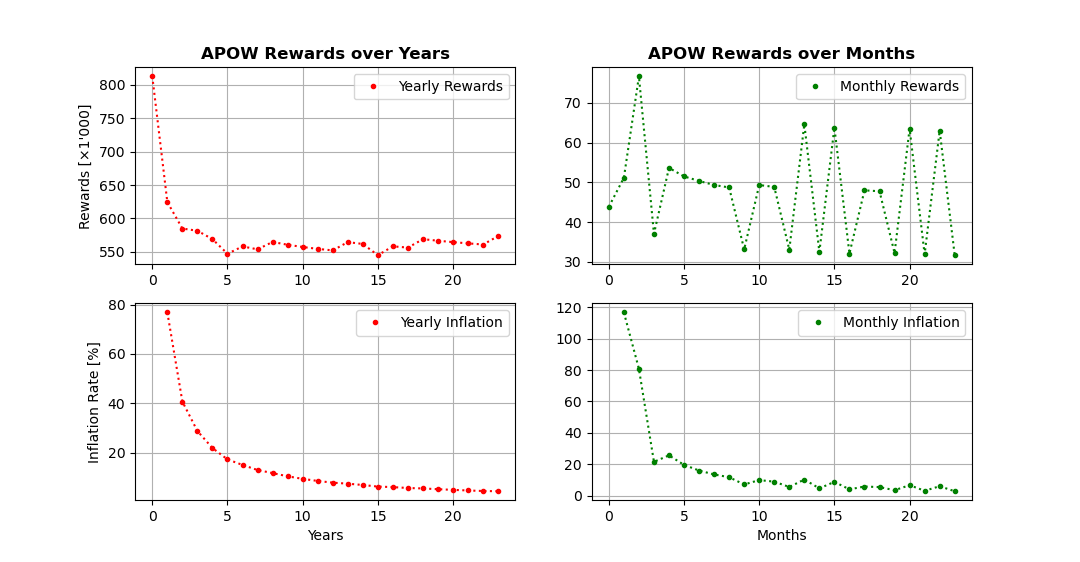

The script that drew this image:
#!/usr/bin/env python
###############################################################################

import argparse
import numpy as np
import matplotlib.pyplot as pp

###############################################################################
###############################################################################

def inflation(rewards, prefix):

    mean, std, sum = rewards.mean(), rewards.std(), rewards.sum()
    print(prefix, 'mean={:05.1f} std={:.1f} sum={:07.1f}'
          .format(mean, std, sum))

    total = rewards.cumsum()
    roll1 = np.roll(total, shift=1)
    roll1[0] = roll1[1] / 10.999
    rates = (total / roll1) - 1

    for r, rt, rr in zip(rewards, total, rates * 100):
        print(f'{r:05.1f}', f'{rt:07.1f}', f'{rr:05.1f}%')

    rates[0] = np.inf
    return rates * 100

def graph(args):
    data = np.genfromtxt(open(args.path).readlines())
    ms = data[:,0]
    ys = data[:,1]

    ms_rates = inflation(ms, prefix='[M]')
    ys_rates = inflation(ys, prefix='[Y]')

    # Plot yearly and monthy rewards:
    ax1 = pp.subplot(221)
    pp.title('APOW Rewards over Years', fontweight='bold')
    pp.plot(ys, 'r.')
    pp.plot(ys, 'r:')
    pp.ylabel('Rewards [×1\'000]')
    pp.legend(['Yearly Rewards'])
    pp.grid()
    ax2 = pp.subplot(222)
    pp.title('APOW Rewards over Months', fontweight='bold')
    pp.plot(ms, 'g.')
    pp.plot(ms, 'g:')
    pp.legend(['Monthly Rewards'])
    pp.grid()

    # Plot yearly and monthy inflation:
    pp.subplot(223, sharex=ax1)
    pp.plot(ys_rates, 'r.')
    pp.plot(ys_rates, 'r:')
    pp.xlabel('Years')
    pp.ylabel('Inflation Rate [%]')
    pp.legend(['Yearly Inflation'])
    pp.grid()
    pp.subplot(224, sharex=ax2)
    pp.plot(ms_rates, 'g.')
    pp.plot(ms_rates, 'g:')
    pp.xlabel('Months')
    pp.legend(['Monthly Inflation'])
    pp.grid()

    pp.show()

###############################################################################
###############################################################################

if __name__ == '__main__':

    parser = argparse.ArgumentParser(
        description='Plots Rewards over Time')
    parser.add_argument('path', type=str, nargs='?',
        help='path to data (default: %(default)s)', default='./rewards.txt')

    args = parser.parse_args()
    graph(args)

###############################################################################
###############################################################################
